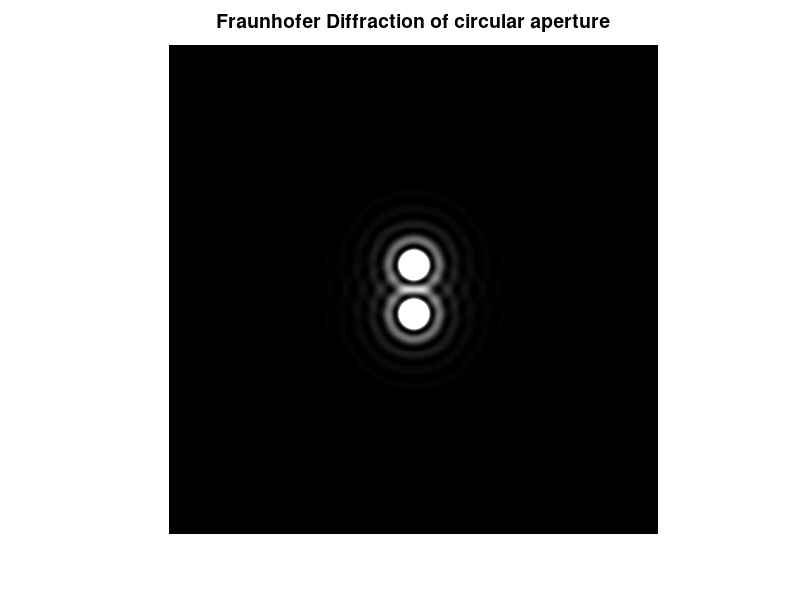

Source code (MATLAB):
%n = 2^10;                 % size of mask
%M = zeros(n);
%I = 1:n; 
%x = I-n/2;                % mask x-coordinates 
%y = n/2-I;                % mask y-coordinates
%[X,Y] = meshgrid(x,y);    % create 2-D mask grid
%R = 10;
%A = ((X).^2 + Y.^2 <= R^2); % circular aperture of radius R
%M(A) = 1;                 % set mask elements inside aperture to 1
%imagesc(M)                % plot mask
%axis image
%DP = fftshift(fft2(M));
%imagesc(abs(DP))
%axis image
clc
close all
clear all

%------------------------------------------------------------------------

lambda=630e-9; k=(2*pi)/lambda; % wavelength of light in vaccuum
a=100e-6;  % radius of diffracting circular aperture
d=500e-6;
Io=100.0; % relative intensity
R=50e-3; % distance of screen from aperture
Y=(-0.25e-2:1e-5:0.25e-2); Z=Y ; % coordinates of the screen
I(1:length(Y),1:length(Z))=0;

 % calculating diffracted intensity

for i=1:length(Y)
    for j=1:length(Z)
        q=((Y(i)-d/2).^2+Z(j).^2).^0.5;
        beta=k*a*q/R;
        %u=exp(-1i*k*(y.^2)./2/R;
        I(i,j)=Io.*((besselj(1,beta)/beta).^2);
    end
    for j=1:length(Z)
        q=((Y(i)+d/2).^2+Z(j).^2).^0.5;
        beta=k*a*q/R;
        I(i,j)=I(i,j)+Io.*((besselj(1,beta)/beta).^2);
    end
end

%------------------------------------------------------------------------
   
 figure(1)
 imshow(I)
 title('Fraunhofer Diffraction of circular aperture','fontsize',14)
 fh = figure(1);
 set(fh, 'color', 'white'); 